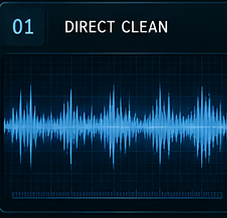
#> input picture Assets/UI/Shared/TRANSMISSION/TRN_001_Direct_Clean.png, 227 x 218 px, found by its file name
$ python shared_hires_vector_pilot.py
#> lines starting #> are read from the running program, lines starting #| are printed output that depends on the picture; after the words box and inside, x2 and y2 are one past the last pixel; in counts of white or black regions, pixels touching at a corner belong together
#> in main, im is the input picture: PIL image 227x218 RGB; mean R, G, B 10, 38.1, 58.4
#!/usr/bin/env python3
"""Re-authored SVG master candidates, not photograph enlargement or runtime assets."""
import argparse,json,math
from pathlib import Path
from xml.sax.saxutils import escape
import cairosvg,numpy as np
from PIL import Image,ImageDraw
PILOTS=[("TRN_001_Direct_Clean.png","01","DIRECT CLEAN"),
        ("TRN_002_Narrowband_Clean.png","02","NARROWBAND CLEAN"),
        ("TRN_023_Signal_Dropout.png","23","SIGNAL DROPOUT")]
def redraw(image,n,label):
#> called with n = '01', label = 'DIRECT CLEAN'
    a=np.asarray(image.convert("RGB"),dtype=np.float32);h,w=a.shape[:2]
#> after `h, w = a.shape[:2]`: h = 218; w = 227
    rr,gg,bb=a[:,:,0],a[:,:,1],a[:,:,2]
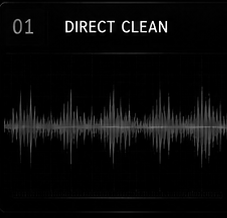
#> rr: shape (218, 227) float32; min 0, max 255, mean 10
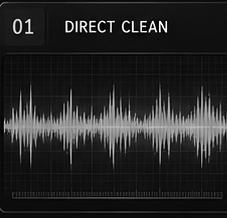
#> gg: shape (218, 227) float32; min 0, max 255, mean 38.1
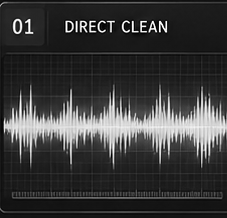
#> bb: shape (218, 227) float32; min 0, max 255, mean 58.4
    white=n=="23"
    mask=(((rr+gg+bb)/3>85)&(bb>100)) if white else ((gg>rr*1.6)&(bb>rr*1.4+20)&(gg>80)&(bb>95))
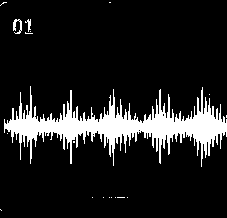
#> mask: shape (218, 227) bool; 12.6% white; 19 white regions (16 under 20 px), largest, box (x1, y1, x2, y2) and area: (4, 86, 227, 167) 6078, (13, 19, 22, 34) 71, (25, 19, 31, 32) 35
    mask[:105 if white else 78,:]=False
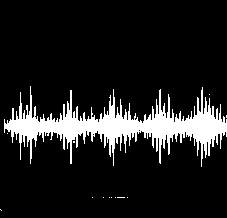
#> mask: shape (218, 227) bool; 12.3% white; 13 white regions (12 under 20 px), largest, box (x1, y1, x2, y2) and area: (4, 86, 227, 167) 6078
    mask[177:,:]=False
    yp=np.where(mask)[0];cy=int(np.median(yp)) if len(yp) else 126
#> after `yp = np.where(mask)[0]`: yp = 6087 values from 86 to 166
#> after `cy = int(np.median(yp)) if len(yp) else 126`: cy = 126
    marks=[]
    for x in range(4,w-4):
        pts=np.where(mask[:,x])[0]
        if len(pts)>1:
            lo=max(81,round(float(np.percentile(pts,4))));hi=min(176,round(float(np.percentile(pts,96))))
            marks.append(f'<path d="M{x} {lo} V{hi}"/>')
#> this loop made 219 passes
#> (pts, lo, hi) on passes 2, 3, 4, 5, 6, 7, 11, 35, 43: ([123, 124, 125, 126, 127, 128], 123, 128), ([124, 125, 126, 127, 128], 124, 128), ([120, 121, 122, 123, 124, 125, 126, 127, 128, 129, 133], 120, 131), ([123, 124, 125, 126, 127, 128, 129, 130, 131], 123, 131), ([121, 122, 123, 124, 125, 126, 127, 128, 129, 130, 131], 121, 131), ([119, 120, 121, 122, 123, 124, 125, 126, 127, 128, 129], 119, 129), ([120, 121, 122, 123, 124, 125, 126, 127, 128, 129, 130, 131], 120, 131), ([121, 122, 123, 124, 125, 126, 127, 128, 129, 130, 131], 121, 131), ([121, 122, 123, 124, 125, 126, 127, 128, 129, 130, 131, 132], 121, 132)
#> (lo, hi) on passes 1, 8, 9, 10, 12, 13: (120, 131), (121, 135), (109, 141), (109, 135), (121, 132), (112, 138)
#> after the loop, marks = 219 items, first 6: '<path d="M4 120 V131"/>', '<path d="M5 123 V128"/>', '<path d="M6 124 V128"/>', '<path d="M7 120 V131"/>', '<path d="M8 123 V131"/>', '<path d="M9 121 V131"/>'
    wave="\n".join(marks)
    gx="".join(f'<path d="M{x} 56 V{h-19}" stroke="#164054" stroke-width=".24" opacity=".42"/>' for x in range(3,w-3,6))
    gy="".join(f'<path d="M3 {y} H{w-3}" stroke="#164054" stroke-width=".24" opacity=".42"/>' for y in range(56,h-16,6))
    ticks="".join(f'<path d="M{x} {h-19} v{1 if x%10 else 2}" stroke="#247195" stroke-width=".35"/>' for x in range(7,w-6,3))
    color="#d0ecf9" if white else "#62ccf6"
    font_size="10.25" if len(label)>17 else "11.2"
    return f'''<svg xmlns="http://www.w3.org/2000/svg" width="{w}" height="{h}" viewBox="0 0 {w} {h}">
<defs><linearGradient id="bg" x2="0" y2="1"><stop stop-color="#061a24"/><stop offset="1" stop-color="#020e14"/></linearGradient><clipPath id="crop"><rect x="3" y="54" width="{w-6}" height="{h-70}"/></clipPath></defs>
<rect width="{w}" height="{h}" rx="4" fill="url(#bg)"/>
<rect x=".65" y=".65" width="{w-1.3}" height="{h-1.3}" rx="4" fill="none" stroke="#1685a8" stroke-width=".95"/>
<rect x="2" y="2" width="{w-4}" height="{h-4}" rx="3" fill="none" stroke="#11384c" stroke-width=".5"/>
<rect x="3" y="3" width="{w-6}" height="49" fill="#061c27"/>
<path d="M2 53 H{w-2}" stroke="#267a9d" stroke-width=".6"/>
<rect x="4" y="4" width="41" height="40.5" rx="2" fill="#082a3b" stroke="#18536c" stroke-width=".45"/>
<text x="12" y="31" font-family="DejaVu Sans" font-size="18" fill="#79e0ff">{n}</text>
<text x="62" y="31.5" font-family="DejaVu Sans" font-size="{font_size}" fill="#f1f7fb">{escape(label)}</text>
<g clip-path="url(#crop)">{gx}{gy}</g>
<g clip-path="url(#crop)"><g stroke="#196d9f" stroke-width="2.8" opacity=".25">{wave}</g><g stroke="{color}" stroke-width=".67" opacity=".94">{wave}</g></g>
<path d="M3 {cy+.4} H{w-3}" stroke="#6de0ff" stroke-width=".48" opacity=".85"/>
<rect x="4" y="{h-19}" width="{w-8}" height="4" fill="#03151f" stroke="#185069" stroke-width=".25"/>{ticks}
</svg>'''
def main():
    p=argparse.ArgumentParser()
    p.add_argument("--repo",type=Path,default=Path("."))
    p.add_argument("--output",type=Path,default=Path("docs/artwork/shared_hires/pilots"))
    a=p.parse_args();dest=a.repo/a.output;dest.mkdir(parents=True,exist_ok=True)
    report=[]
    for name,n,label in PILOTS:
        src=a.repo/"Assets/UI/Shared/TRANSMISSION"/name
        with Image.open(src) as im:
            old=im.convert("RGB")
        assert 225<=old.width<=230 and 216<=old.height<=220
        svg=redraw(old,n,label);id=name.removesuffix(".png")
        (dest/(id+"_MASTER.svg")).write_text(svg,encoding="utf-8")
        target=(1536,math.floor(old.height*1536/old.width+.5))
#> target = (1536, 1475)
        master=dest/(id+"_MASTER_3X.png")
        cairosvg.svg2png(bytestring=svg.encode(),write_to=str(master),output_width=target[0],output_height=target[1])
#> (this line was passed over: cairosvg is not available in this run)
#> (the run stopped early here; a loop or call above may not have finished)

$ run again, with Assets/UI/Shared/TRANSMISSION/TRN_006_GSM_Weak.png copied over Assets/UI/Shared/TRANSMISSION/TRN_001_Direct_Clean.png
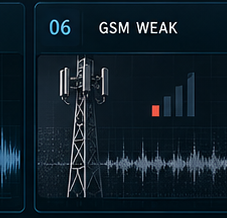
#> input picture Assets/UI/Shared/TRANSMISSION/TRN_006_GSM_Weak.png, 227 x 218 px, found by its file name
#> in main, im is the input picture: PIL image 227x218 RGB; mean R, G, B 15.9, 31, 41.2
#> in redraw, `rr,gg,bb=a[:,:,0],a[:,:,1],a[:,:,2]`:
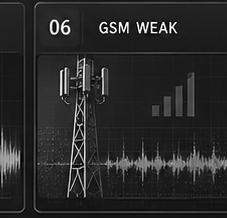
#> bb: shape (218, 227) float32; min 0, max 255, mean 41.2
#> in redraw, `mask[:105 if white else 78,:]=False`:
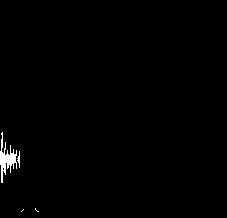
#> mask: shape (218, 227) bool; 0.74% white; 4 white regions (2 under 20 px), largest, box (x1, y1, x2, y2) and area: (0, 132, 17, 183) 331, (17, 151, 20, 168) 26
#> yp = 345 values from 132 to 176
#> cy = 159
#> the loop in redraw, `for x in range(4,w-4):` made 219 passes
#> (pts, lo, hi) on passes 3, 6, 9, 11, 12, 15: ([154, 155, 156, 157, 158, 159, 160, 161, 162], 154, 162), ([155, 156, 157, 158, 159, 160, 161, 162, 163, 164], 155, 164), ([153, 154, 155, 156, 157, 158, 159, 160, 161, 162, 163], 153, 163), ([154, 155, 156, 157, 158, 159, 160, 161, 162], 154, 162), ([154, 155, 156, 157, 158, 159, 160, 161, 162], 154, 162), ([156, 157, 158, 159, 160, 161, 162], 156, 162)
#> after the loop in redraw, `for x in range(4,w-4):`: marks = 16 items, first 6: '<path d="M4 149 V171"/>', '<path d="M5 143 V173"/>', '<path d="M6 154 V162"/>', '<path d="M7 151 V167"/>', '<path d="M8 155 V166"/>', '<path d="M9 155 V164"/>'

$ run again, with Assets/UI/Shared/TRANSMISSION/TRN_007_3G_Cellular.png copied over Assets/UI/Shared/TRANSMISSION/TRN_001_Direct_Clean.png
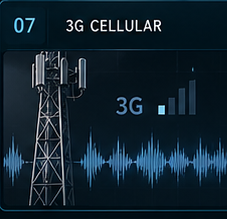
#> input picture Assets/UI/Shared/TRANSMISSION/TRN_007_3G_Cellular.png, 227 x 219 px, found by its file name
#> in main, im is the input picture: PIL image 227x219 RGB; mean R, G, B 17.1, 35.1, 47.2
#> in redraw, `rr,gg,bb=a[:,:,0],a[:,:,1],a[:,:,2]`:
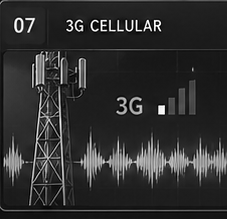
#> bb: shape (219, 227) float32; min 0, max 255, mean 47.2
#> in redraw, `mask[177:,:]=False`:
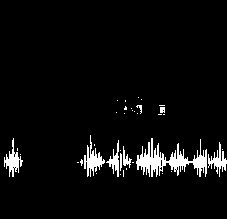
#> mask: shape (219, 227) bool; 4.7% white; 37 white regions (28 under 20 px), largest, box (x1, y1, x2, y2) and area: (136, 138, 207, 177) 1091, (84, 135, 105, 177) 330, (4, 138, 23, 177) 278
#> yp = 2348 values from 97 to 176
#> cy = 161
#> the loop in redraw, `for x in range(4,w-4):` made 219 passes
#> (pts, lo, hi) on passes 1, 2, 4, 5, 17, 18: ([157, 158, 159, 160, 161, 162, 163, 164, 165, 166], 157, 166), ([160, 161, 162], 160, 162), ([157, 158, 159, 160, 161, 162, 163, 164, 165], 157, 165), ([159, 160, 161, 162, 163, 164, 165], 159, 165), ([154, 156, 157, 158, 159, 160, 161, 162, 163, 164, 165, 166], 155, 166), ([160, 161, 162, 163, 164, 165], 160, 165)
#> after the loop in redraw, `for x in range(4,w-4):`: marks = 151 items, first 6: '<path d="M4 157 V166"/>', '<path d="M5 160 V162"/>', '<path d="M6 155 V167"/>', '<path d="M7 157 V165"/>', '<path d="M8 159 V165"/>', '<path d="M9 152 V175"/>'
